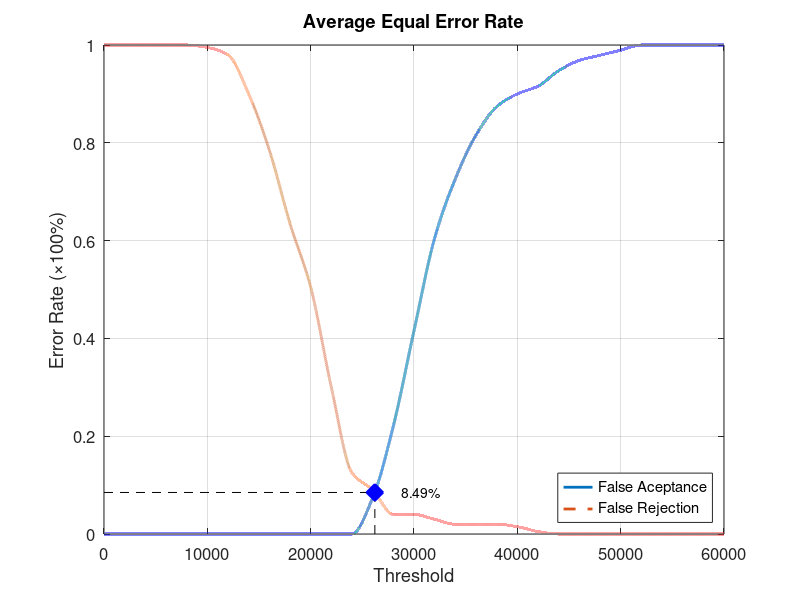
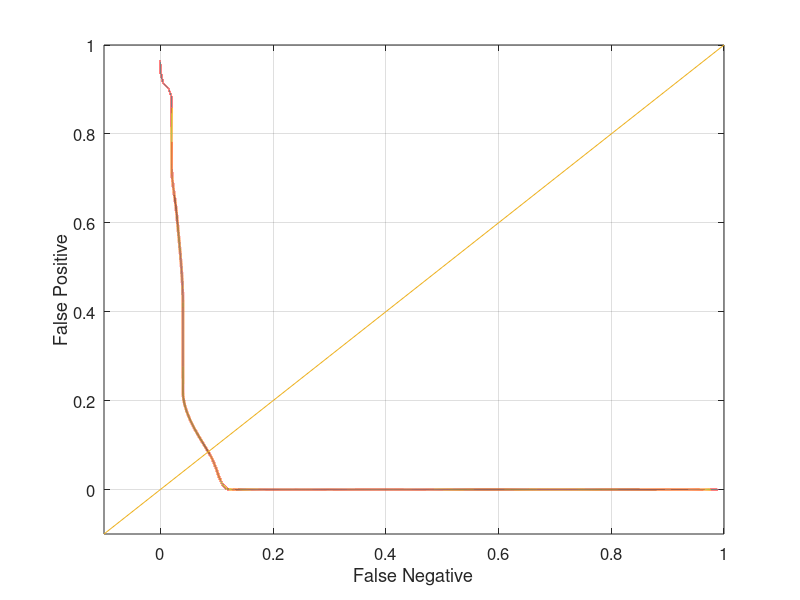

These figures' MATLAB source, in order:
function yEER = Database5_3
close all;
clear;
clc;
x = 0:2000:60000;
xq = 0:0.5:60000;

y0 = [0 0 0 0 0 0 0 0 0 0 0 0 0 0.0736842 0.221053 0.415789 0.605263 0.726316 0.815789 0.873684 0.9 0.915789 0.947368 0.968421 0.978947 0.989474 1 1 1 1 1];
yy0 = interp1(x, y0, xq, 'pchip');
y1 = [1 1 1 1 1 0.995 0.98 0.9 0.785 0.635 0.505 0.3 0.125 0.09 0.04 0.04 0.03 0.02 0.02 0.02 0.015 0.005 0 0 0 0 0 0 0 0 0];
yy1 = interp1(x, y1, xq, 'pchip');

% Calculating EER: 
y2 = abs(y0 - y1);
find(y2 == min(y2))
yy2 = abs(yy0 - yy1);
xEER = find(yy2 == min(yy2));
xEERIndex = xq(xEER) % X-axis EER
yEER = yy0(xEER) % Y-axis EER

main = figure
plot(xq, yy0,'-','LineWidth', 2);	hold on
plot(xq, yy1,'--','LineWidth', 2);	hold on
plot([xEERIndex xEERIndex], [0 yEER], 'k--');	hold on
plot([0 xEERIndex], [yEER yEER], 'k--');	hold on
plot(xEERIndex, yEER, 'bx', 'LineWidth', 10);	hold on
text(xEERIndex + 10 * xEERIndex / 100, yEER, [num2str(round((10000 * yEER)) / 100) '%'])
legend('False Aceptance', 'False Rejection', 'Location', 'SouthEast')
xlabel('Threshold')
ylabel('Error Rate (\times100%)')
title('Average Equal Error Rate')
set(gca, 'FontSize', 12)
axis([0 60000 0 1])
grid on

print(main, 'Database5_3Main', '-dpng');
FNRxFPR = figure('Color', [1 1 1]);
plot(yy1, yy0, '-', yy1, yy0, 'LineWidth', 2);
hold on
y = -0.1:0.1:1
plot(y, y); 
set(gca, 'FontSize', 12)
xlabel('False Negative')
ylabel('False Positive')
axis([-0.1 1 -0.1 1])
set(gca, 'FontSize', 12)
grid on

print(FNRxFPR, 'Database5_3FNRxFPR','-dpng');
end
